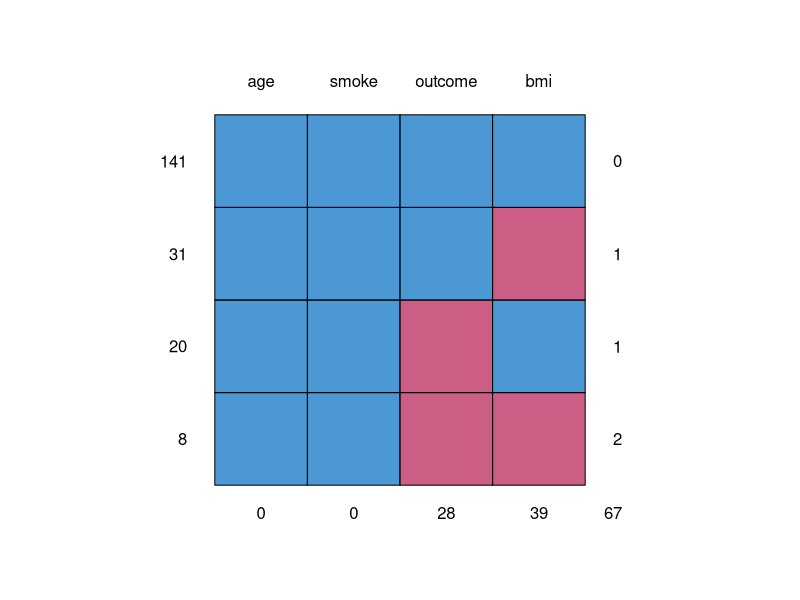
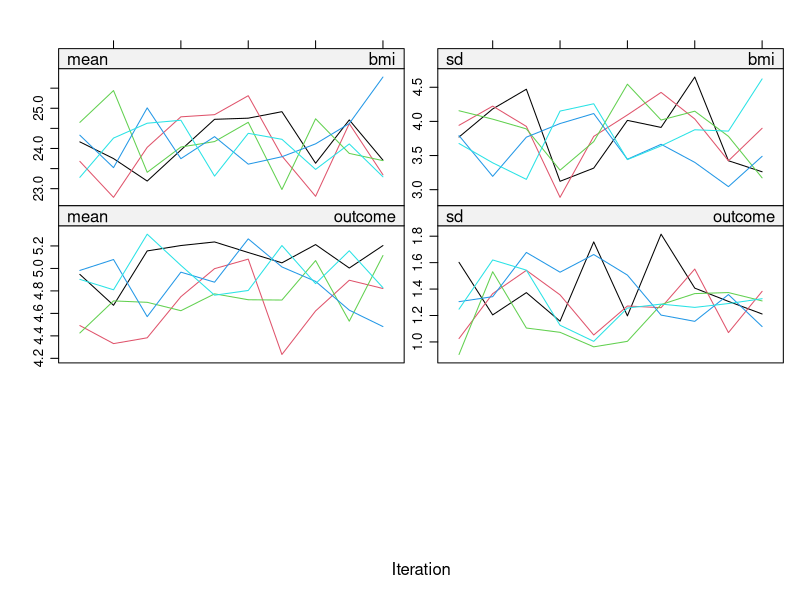
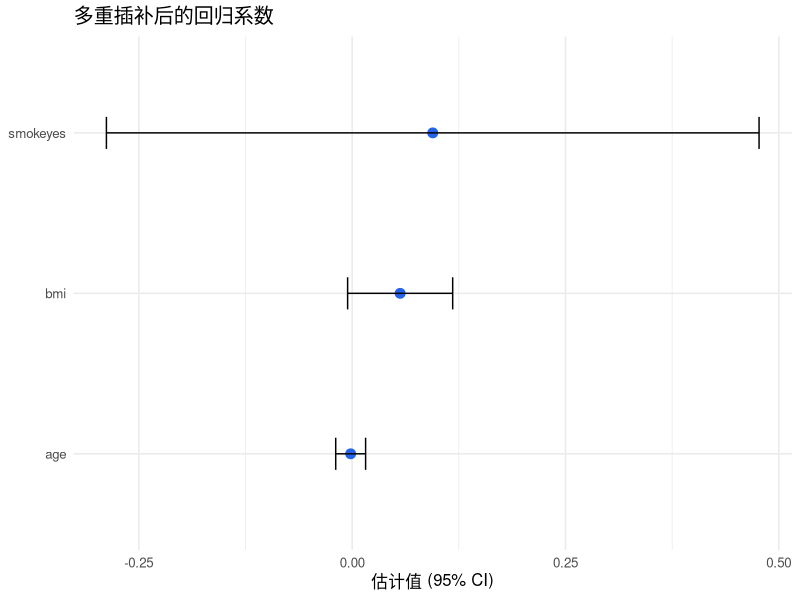

Write the R code that produced these figures, in order.
## ---- chunk 1
knitr::opts_chunk$set(
  echo = TRUE,
  warning = FALSE,
  message = FALSE,
  fig.width = 7.2,
  fig.height = 4.8,
  dpi = 150,
  out.width = "100%",
  fig.path = "figure/1086-mi-"
)
## ---- chunk 2
library(dplyr)
library(ggplot2)
library(mice)
library(broom)
## ---- chunk 3
set.seed(2026)
base_data <- tibble::tibble(
  age = round(rnorm(200, 45, 12), 1),
  bmi = round(rnorm(200, 24, 4), 1),
  smoke = sample(c("yes", "no"), 200, replace = TRUE),
  outcome = rnorm(200, 5, 1.5)
)

missing_data <- base_data |>
  mutate(
    bmi = if_else(runif(200) < 0.2, NA_real_, bmi),
    outcome = if_else(runif(200) < 0.15, NA_real_, outcome)
  )

mice::md.pattern(missing_data)
## ---- chunk 4
set.seed(2026)
imp <- mice(
  missing_data,
  m = 5,
  method = "pmm",
  maxit = 10,
  seed = 2026
)

imp
## ---- chunk 5
plot(imp)
## ---- chunk 6
mi_fit <- with(
  imp,
  lm(outcome ~ age + bmi + smoke)
)

mi_fit
## ---- chunk 7
pooled <- pool(mi_fit)
summary(pooled)
## ---- chunk 8
pooled_summary <- summary(pooled) |>
  as.data.frame()

pooled_summary
## ---- chunk 9
pooled_summary |>
  filter(term != "(Intercept)") |>
  ggplot(aes(x = estimate, y = term)) +
  geom_point(size = 3, color = "#2563eb") +
  geom_errorbarh(aes(xmin = estimate - 1.96 * std.error, xmax = estimate + 1.96 * std.error), height = 0.2) +
  labs(
    title = "多重插补后的回归系数",
    x = "估计值 (95% CI)",
    y = NULL
  ) +
  theme_minimal(base_size = 12)
